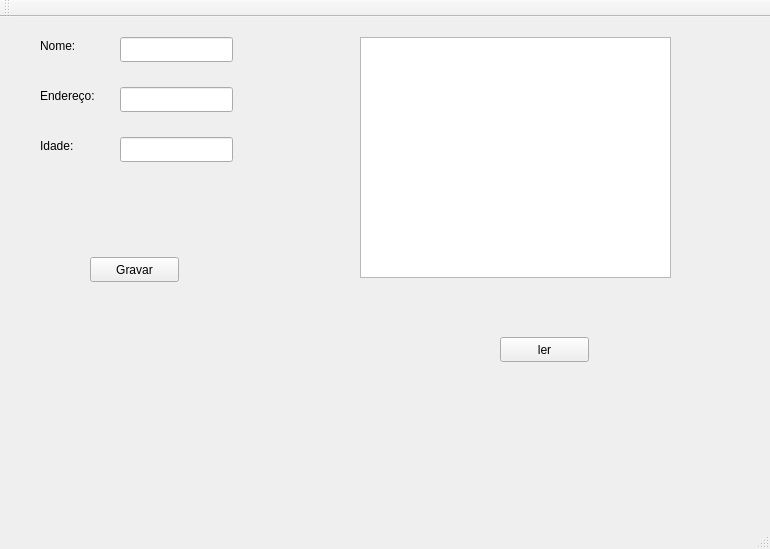
<?xml version="1.0" encoding="UTF-8"?>
<ui version="4.0">
 <class>MainWindow</class>
 <widget class="QMainWindow" name="MainWindow">
  <property name="geometry">
   <rect>
    <x>0</x>
    <y>0</y>
    <width>770</width>
    <height>549</height>
   </rect>
  </property>
  <property name="windowTitle">
   <string>MainWindow</string>
  </property>
  <widget class="QWidget" name="centralWidget">
   <widget class="QLabel" name="label">
    <property name="geometry">
     <rect>
      <x>40</x>
      <y>20</y>
      <width>67</width>
      <height>17</height>
     </rect>
    </property>
    <property name="text">
     <string>Nome:</string>
    </property>
   </widget>
   <widget class="QLabel" name="label_2">
    <property name="geometry">
     <rect>
      <x>40</x>
      <y>70</y>
      <width>67</width>
      <height>17</height>
     </rect>
    </property>
    <property name="text">
     <string>Endereço:</string>
    </property>
   </widget>
   <widget class="QLabel" name="label_3">
    <property name="geometry">
     <rect>
      <x>40</x>
      <y>120</y>
      <width>67</width>
      <height>17</height>
     </rect>
    </property>
    <property name="text">
     <string>Idade:</string>
    </property>
   </widget>
   <widget class="QLineEdit" name="lineEdit">
    <property name="geometry">
     <rect>
      <x>120</x>
      <y>20</y>
      <width>113</width>
      <height>25</height>
     </rect>
    </property>
   </widget>
   <widget class="QLineEdit" name="lineEdit_2">
    <property name="geometry">
     <rect>
      <x>120</x>
      <y>70</y>
      <width>113</width>
      <height>25</height>
     </rect>
    </property>
   </widget>
   <widget class="QLineEdit" name="lineEdit_3">
    <property name="geometry">
     <rect>
      <x>120</x>
      <y>120</y>
      <width>113</width>
      <height>25</height>
     </rect>
    </property>
   </widget>
   <widget class="QPushButton" name="pushButton">
    <property name="geometry">
     <rect>
      <x>90</x>
      <y>240</y>
      <width>89</width>
      <height>25</height>
     </rect>
    </property>
    <property name="text">
     <string>Gravar</string>
    </property>
   </widget>
   <widget class="QPushButton" name="pushButton_2">
    <property name="geometry">
     <rect>
      <x>500</x>
      <y>320</y>
      <width>89</width>
      <height>25</height>
     </rect>
    </property>
    <property name="text">
     <string>ler</string>
    </property>
   </widget>
   <widget class="QListWidget" name="listWidget">
    <property name="geometry">
     <rect>
      <x>360</x>
      <y>20</y>
      <width>311</width>
      <height>241</height>
     </rect>
    </property>
   </widget>
  </widget>
  <widget class="QMenuBar" name="menuBar">
   <property name="geometry">
    <rect>
     <x>0</x>
     <y>0</y>
     <width>770</width>
     <height>22</height>
    </rect>
   </property>
  </widget>
  <widget class="QToolBar" name="mainToolBar">
   <attribute name="toolBarArea">
    <enum>TopToolBarArea</enum>
   </attribute>
   <attribute name="toolBarBreak">
    <bool>false</bool>
   </attribute>
  </widget>
  <widget class="QStatusBar" name="statusBar"/>
 </widget>
 <layoutdefault spacing="6" margin="11"/>
 <resources/>
 <connections/>
</ui>
